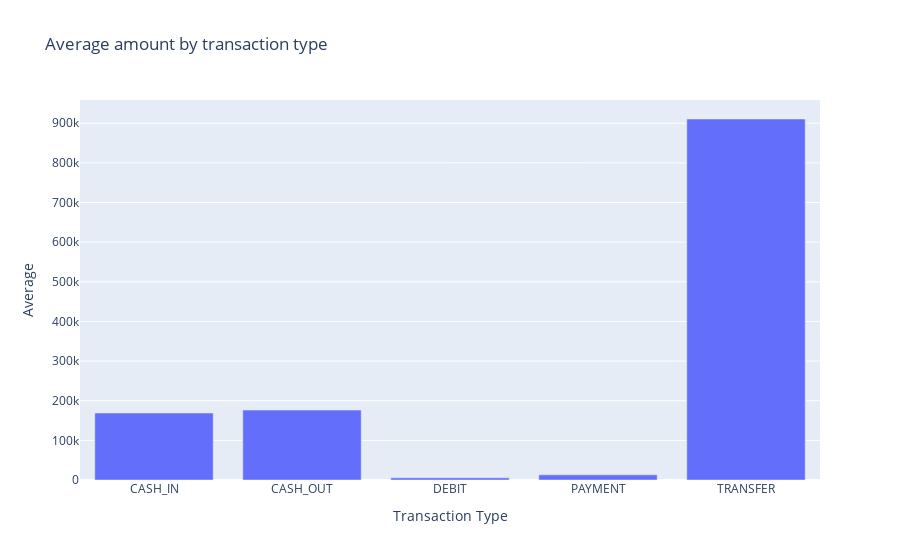

The notebook cell saved with this chart:
### Code cell
px.bar(avg_by_type,x="transaction_type",y="avg",
              labels={"avg": "Average","transaction_type":"Transaction Type"},title="Average amount by transaction type")

### Figure 1 — Plotly figure (JSON) as saved in the notebook; plotly's stock layout.template omitted (floating-point values rounded to 4 significant figures)
{"data": [{"alignmentgroup": "True", "hovertemplate": "Transaction Type=%{x}<br>Average=%{y}<extra></extra>", "legendgroup": "", "marker": {"color": "#636efa", "pattern": {"shape": ""}}, "name": "", "offsetgroup": "", "orientation": "v", "showlegend": false, "textposition": "auto", "type": "bar", "x": ["CASH_IN", "CASH_OUT", "DEBIT", "PAYMENT", "TRANSFER"], "xaxis": "x", "y": [168900.0, 176300.0, 5484.0, 13060.0, 910600.0], "yaxis": "y"}], "layout": {"barmode": "relative", "legend": {"tracegroupgap": 0}, "title": {"text": "Average amount by transaction type"}, "xaxis": {"anchor": "y", "domain": [0, 1], "title": {"text": "Transaction Type"}}, "yaxis": {"anchor": "x", "domain": [0, 1], "title": {"text": "Average"}}}}
